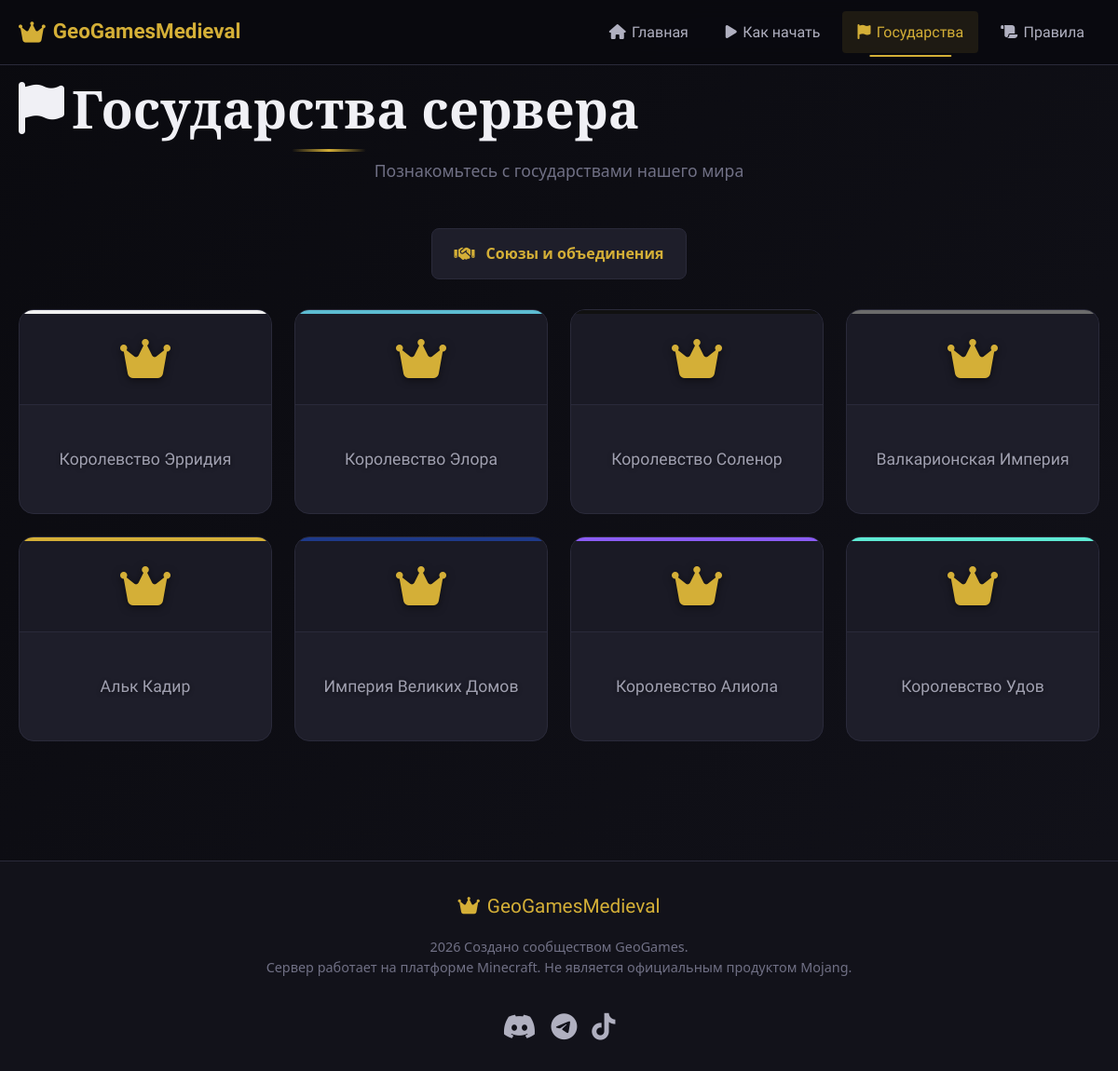
The page /states/ on the database its author committed.
### main/models.py (models this page shows, shortened)
class Country(models.Model):
    name = models.CharField('Название', max_length=100)
    slug = models.SlugField('URL-адрес', unique=True)
    color = models.CharField('Цвет темы', max_length=50, default='#333333')
    flag = models.CharField('Путь к флагу', max_length=200, blank=True)
    region_name = models.CharField('Название регионов', max_length=50, default='Регионы')
    order = models.PositiveIntegerField('Порядок отображения', default=0)
    politics = models.TextField('Политика', blank=True)
    military = models.TextField('Военная политика', blank=True)
    income = models.TextField('Доход', blank=True)
    ruling_house = models.CharField('Правящий род', max_length=100, blank=True)
    current_ruler = models.CharField('Текущий правитель', max_length=100, blank=True)
    heir = models.CharField('Наследник', max_length=100, blank=True)
    fact = models.TextField('Интересный факт', blank=True)
    extra_data = models.JSONField('Дополнительные данные (язык, религия, тингства, уезды)', blank=True, null=True)

### main/views.py (the view)
# urls.py: path('states/', views.states, name='states'),
def states(request):
    countries = Country.objects.all().order_by('order', 'id')
    countries_list = [
        {
            'id': country.id,
            'name': country.name,
            'color': country.color,
            'slug': country.slug
        }
        for country in countries
    ]
    return render(request, 'states.html', {'countries': countries_list})

### templates/states.html (shortened to what this page needs)
{% extends 'base.html' %}
{% load static %}
{% block content %}
<section class="section states" id="states">
    <div class="container">
        <h1 class="section-title scroll-reveal">
            <i class="fas fa-flag"></i> Государства сервера
        </h1>
        <p class="section-subtitle scroll-reveal">
            Познакомьтесь с государствами нашего мира
        </p>
        <div class="alliances-nav scroll-reveal" style="text-align: center; margin-bottom: 2rem;">
            <a href="{% url 'main:alliances' %}" class="btn-alliances">
                <i class="fas fa-handshake"></i> Союзы и объединения
            </a>
        </div>
        <div class="states-grid">
            {% for country in countries %}
            <a href="{% url 'main:country_detail' country.slug %}" class="state-card-link scroll-reveal">
                <div class="state-card">
                    <div class="state-header" style="border-top: 4px solid {{ country.color }};">
                        <i class="fas fa-crown state-icon"></i>
                    </div>
                    <div class="state-body">
                        <h3 class="state-name">{{ country.name }}</h3>
                    </div>
                </div>
            </a>
            {% endfor %}
        </div>
    </div>
</section>
{% endblock %}

### static/css/style.css (style rules this page uses)
html, body { overflow-x: hidden !important; width: 100%; margin: 0; padding: 0; }
*, *::before, *::after { margin: 0; padding: 0; box-sizing: border-box; }
:root { --color-bg-primary: #0a0a0f; --color-bg-secondary: #12121a; --color-bg-tertiary: #1a1a25; --color-bg-card: #1e1e2a; --color-bg-hover: #252535; --color-text-primary: #f0f0f5; --color-text-secondary: #b0b0c0; --color-text-muted: #707085; --color-accent-gold: #d4af37; --color-accent-gold-hover: #b89628; --color-accent-red: #8b0000; --color-accent-green: #2d5016; --color-accent-blue: #1e3a5f; --color-border: #2a2a3a; --color-border-hover: #404055; --font-title: 'Cinzel', 'MedievalSharp', serif; --font-body: 'Segoe UI', Tahoma, Geneva, Verdana, sans-serif; --font-medieval: 'MedievalSharp', cursive; --transition-fast: 0.2s ease; --transition-normal: 0.3s ease; --transition-slow: 0.5s ease; --shadow-sm: 0 2px 8px rgba(0, 0, 0, 0.3); --shadow-md: 0 4px 20px rgba(0, 0, 0, 0.4); --shadow-lg: 0 8px 40px rgba(0, 0, 0, 0.5); --radius-sm: 4px; --radius-md: 8px; --radius-lg: 16px; --radius-xl: 24px; }
html { scroll-behavior: smooth; }
body { font-family: var(--font-body); background: var(--color-bg-primary); color: var(--color-text-primary); line-height: 1.6; overflow-x: hidden; background-image: linear-gradient(135deg, rgba(10, 10, 15, 0.95), rgba(18, 18, 26, 0.98)), url('../images/bg-medieval.jpg'); background-attachment: fixed; background-size: cover; background-position: center; }
.container { max-width: 1200px; margin: 0 auto; padding: 0 20px; }
h1, h2, h3, h4, h5, h6 { font-family: var(--font-title); font-weight: 700; line-height: 1.3; margin-bottom: 0.5em; color: var(--color-text-primary); }
h1 { font-size: clamp(2rem, 5vw, 3.5rem); }
h3 { font-size: clamp(1.25rem, 3vw, 1.75rem); }
p { margin-bottom: 1rem; color: var(--color-text-secondary); }
a { color: var(--color-accent-gold); text-decoration: none; transition: color var(--transition-fast); }
.section { padding: 5rem 0; }
.section-title { text-align: center; margin-bottom: 1rem; position: relative; display: inline-flex; align-items: center; gap: 0.5rem; }
.section-title::after { content: ''; position: absolute; bottom: -10px; left: 50%; transform: translateX(-50%); width: 80px; height: 3px; background: linear-gradient(90deg, transparent, var(--color-accent-gold), transparent); border-radius: 2px; }
.section-subtitle { text-align: center; color: var(--color-text-muted); margin-bottom: 3rem; font-size: 1.1rem; }
.states-grid { display: grid; grid-template-columns: repeat(auto-fit, minmax(250px, 1fr)); gap: 1.5rem; margin-bottom: 3rem; }
.state-card-link { text-decoration: none; display: block; }
.state-card { background: var(--color-bg-card); border: 1px solid var(--color-border); border-radius: var(--radius-lg); overflow: hidden; transition: all var(--transition-normal); display: flex; flex-direction: column; height: 220px; position: relative; }
.state-header { padding: 1.5rem; background: var(--color-bg-tertiary); border-bottom: 1px solid var(--color-border); text-align: center; position: relative; z-index: 1; }
.state-icon { font-size: 3rem; color: var(--color-accent-gold); transition: all var(--transition-normal); text-shadow: 0 2px 8px rgba(0, 0, 0, 0.5); }
.state-name { font-family: var(--font-title); font-size: 1.1rem; font-weight: 400; text-align: center; margin: 0; color: #a0a0b0; transition: all var(--transition-normal); text-shadow: 0 1px 4px rgba(0, 0, 0, 0.5); }
.state-body { padding: 1.5rem; flex-grow: 1; display: flex; align-items: center; justify-content: center; position: relative; z-index: 1; }
.scroll-reveal { opacity: 0; transform: translateY(30px); transition: opacity 0.6s ease, transform 0.6s ease; }
.scroll-reveal.visible { opacity: 1; transform: translateY(0); }
.alliances-nav { margin: 2rem 0 1rem; }
.btn-alliances { display: inline-flex; align-items: center; gap: 0.75rem; padding: 0.85rem 1.5rem; background: var(--color-bg-card); border: 1px solid var(--color-border); border-radius: var(--radius-md); color: var(--color-accent-gold); font-size: 1rem; font-weight: 600; text-decoration: none; transition: all var(--transition-fast); }
.btn-alliances i { font-size: 1.1rem; }

### rows shown on the page
Country: name "Королевство Эрридия"
Country: name "Королевство Элора"
Country: name "Королевство Соленор"
Country: name "Валкарионская Империя"
Country: name "Альк Кадир"
Country: name "Империя Великих Домов"
Country: name "Королевство Алиола"
Country: name "Королевство Удов"
